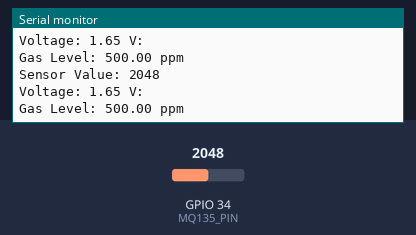
Bench run of a sketch on a simulated ESP32. On the bench: the last lines printed to the serial monitor. The test bench sets the inputs (shaded band); at power-on: GPIO 34 (MQ135_PIN) = 2048.

Above: at 1.8 s.
1.9 s: GPIO 34 (MQ135_PIN) set to 2866
At 2.5 s:
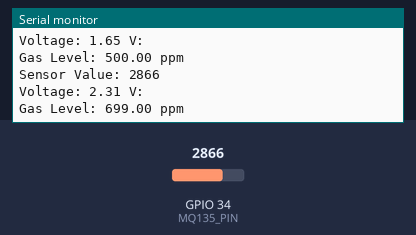
3.4 s: GPIO 34 (MQ135_PIN) set to 3603
At 4.8 s:
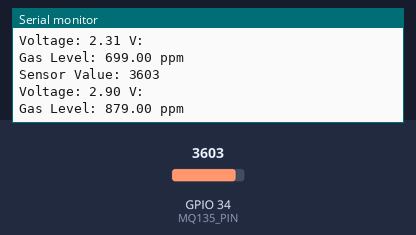
Timing chart, 0 to 6.4 s (numbered marks = the images above; inputs shaded):
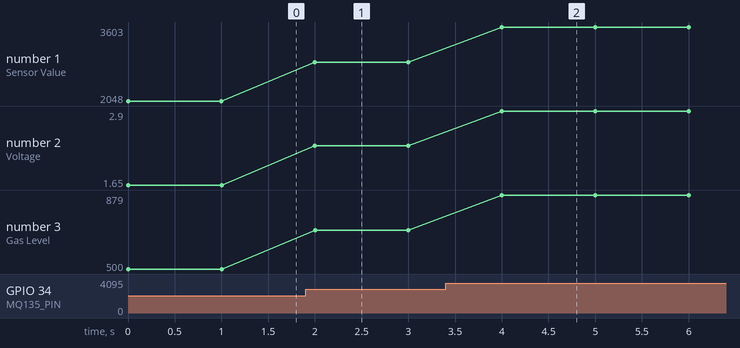

Measured:
- after the input at 1.9 s, the serial monitor: prints a new line after 0.10 s (image 1)
- after the input at 3.4 s, the serial monitor: prints a new line after 0.60 s (image 2)
- plotted number 1: 2048 → 2866 after the input at 1.9 s, 2866 → 3603 after the input at 3.4 s
- plotted number 2: 1.65 → 2.31 after the input at 1.9 s, 2.31 → 2.9 after the input at 3.4 s
- plotted number 3: 500 → 699 after the input at 1.9 s, 699 → 879 after the input at 3.4 s

The sketch:

MQ135.ino
```cpp
#define MQ135_PIN 34

void setup() {
  Serial.begin(115200);
  pinMode(MQ135_PIN, INPUT);
}

void loop() {
  int sensorValue = analogRead(MQ135_PIN);
  float voltage = sensorValue * (3.3 / 4095.0);

  float gasLevel = map(sensorValue, 0, 4095, 0, 1000);
  Serial.print("Sensor Value: ");
  Serial.println(sensorValue);
  Serial.print("Voltage: ");
  Serial.print(voltage);
  Serial.println(" V: ");
  Serial.print("Gas Level: ");
  Serial.print(gasLevel);
  Serial.println(" ppm");

  delay(1000);
}
```
